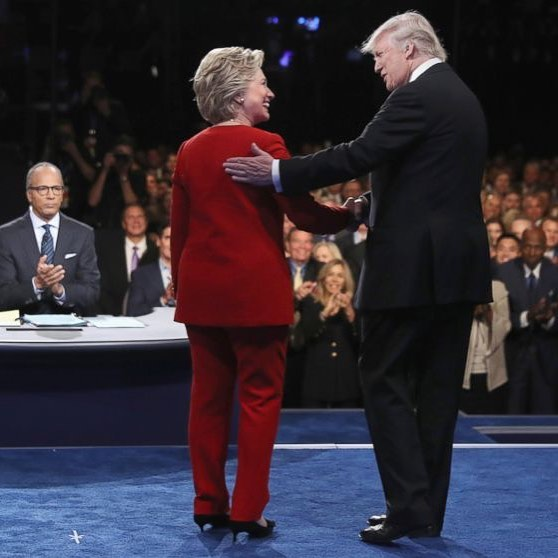
#> input picture instagram/instagram_images/007.jpg, 558 x 558 px; its folder holds 6 pictures in this run
$ jupyter execute --allow-errors compare-instagram-facebook.ipynb   (shell and % lines are left out)   (older library calls are emulated)
#> lines starting #> are read from the running program, lines starting #| are printed output that depends on the picture; pictures that were not available may be replaced by others from this repository, and a replacement may not be noted
[cell 1]
#from skimage.measure import structural_similarity as ssim
from skimage.measure import compare_ssim as ssim
import matplotlib.pyplot as plt

import pandas as pd
import numpy as np
import cv2

from os import listdir
from os.path import isfile, join

[cell 2]
instagram_imgs = []
instagram_img_dir = './instagram/instagram_images'
for f in listdir(instagram_img_dir):
    if isfile(join(instagram_img_dir, f)):
        #print(join(instagram_img_dir, f))
        instagram_imgs.append(join(instagram_img_dir, f))
    #print(f)
#onlyfiles = [f for f in listdir(mypath) if isfile(join(mypath, f))]
#print(instagram_imgs)

[cell 3]
instagram_imgs.sort()
len(instagram_imgs)

[cell 4]
facebook_imgs = []
facebook_img_dir = './facebook_images'
for f in listdir(facebook_img_dir):
    if isfile(join(facebook_img_dir, f)):
        #print(join(facebook_img_dir, f))
        facebook_imgs.append(join(facebook_img_dir, f))

[cell 5]
facebook_imgs.sort()
len(facebook_imgs)

[cell 6]
def mse(imageA, imageB):
    # the 'Mean Squared Error' between the two images is the
    # sum of the squared difference between the two images;
    # NOTE: the two images must have the same dimension
    err = np.sum((imageA.astype("float") - imageB.astype("float")) ** 2)
    err /= float(imageA.shape[0] * imageA.shape[1])

    # return the MSE, the lower the error, the more "similar"
    # the two images are
    return err

def compare_images(imageA, imageB, title):
    # compute the mean squared error and structural similarity
    # index for the images
    mm = mse(imageA, imageB)
    ss = ssim(imageA, imageB)

    #print(mm, ss)
    return mm, ss
    # setup the figure

    fig = plt.figure(title)
    plt.suptitle("MSE: %.2f, SSIM: %.2f" % (m, s))

    # show first image
    ax = fig.add_subplot(1, 2, 1)
    plt.imshow(imageA, cmap = plt.cm.gray)
    plt.axis("off")

    # show the second image
    ax = fig.add_subplot(1, 2, 2)
    plt.imshow(imageB, cmap = plt.cm.gray)
    plt.axis("off")

    # show the images
    plt.show()

    return m, s

[cell 7]
ins_img = cv2.imread('./instagram/instagram_images/007.jpg')
#> ins_img is the input picture: shape (558, 558, 3); mean B, G, R 56, 45.5, 53.3
fb_img = cv2.imread('./facebook_images/0601_219367258105115_1286875358020961.jpg')
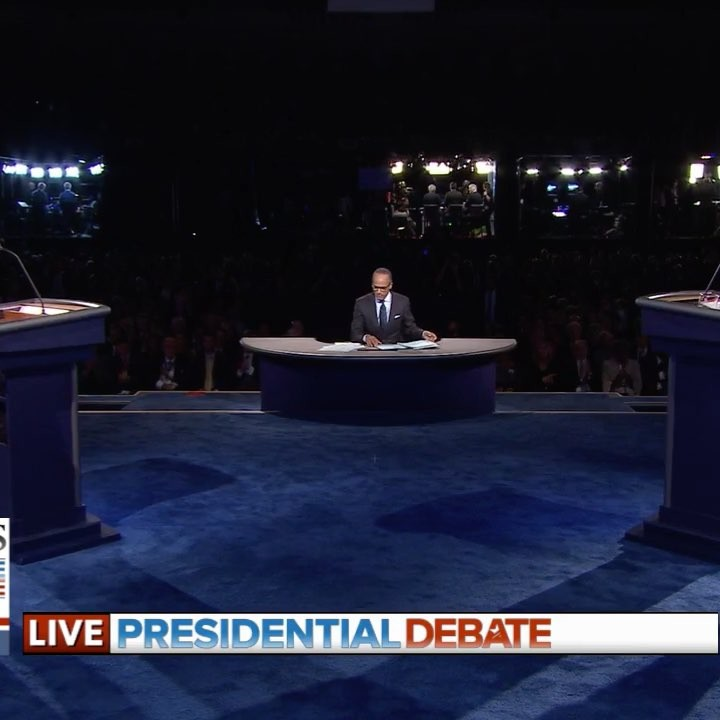
#> input picture instagram/instagram_images/002.jpg, 720 x 720 px, given in place of 0601_219367258105115_1286875358020961.jpg, which was not available
#> fb_img is the input picture: shape (720, 720, 3); mean B, G, R 49.4, 31.6, 28.4

resized_fb_img = cv2.resize(fb_img, (ins_img.shape[1], ins_img.shape[0]))

gray_ins_img = cv2.cvtColor(ins_img, cv2.COLOR_BGR2GRAY)
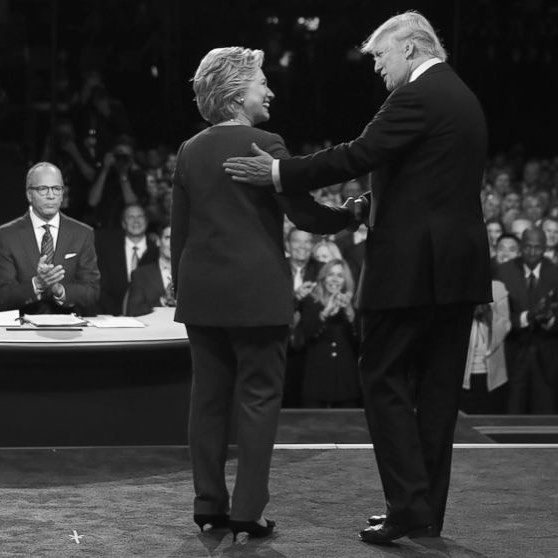
#> gray_ins_img: shape (558, 558); min 0, max 255, mean 49
gray_fb_img = cv2.cvtColor(resized_fb_img, cv2.COLOR_BGR2GRAY)
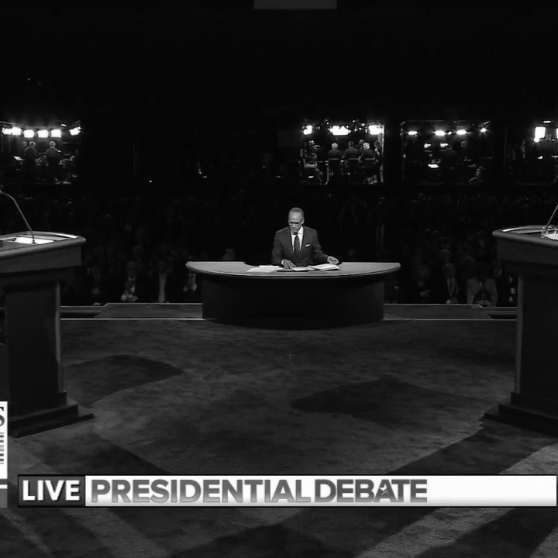
#> gray_fb_img: shape (558, 558); min 1, max 255, mean 32.5

mm, ss = compare_images(gray_ins_img, gray_fb_img, 'compare')
#> in mse, `err = np.sum((imageA.astype("float") - imageB.astype("float")) ** 2)`: err = 1.22e+09
#> in mse, `err /= float(imageA.shape[0] * imageA.shape[1])`: err = 3931.6
#> in compare_images, `ss = ssim(imageA, imageB)`: ss = 0.392
#> mm = 3931.6; ss = 0.392
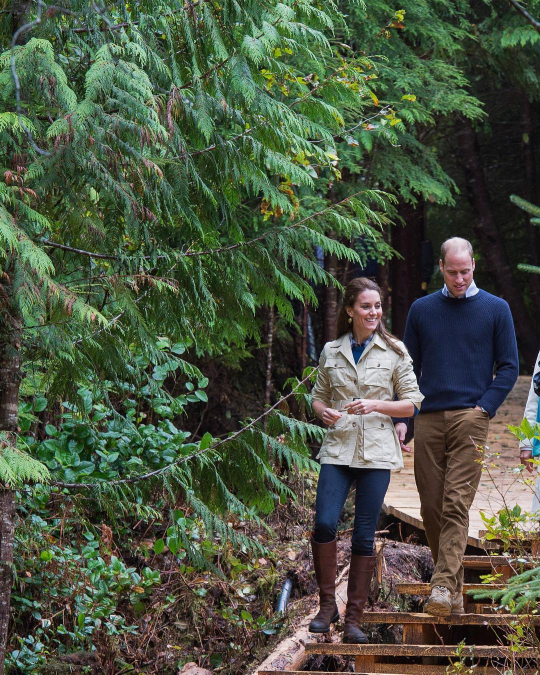
#> input picture instagram/instagram_images/001.jpg, 1080 x 1349 px (shown at 1/2 size)
#> further down, ins_img is the input picture: shape (1349, 1080, 3); mean B, G, R 65.4, 84.3, 74.6

#> (a cell that did not finish here is left out)

[cell 9]
file = open('instagram_facebook2.csv', 'w')

#> (the rest of this cell did not finish here and is left out)

[cell 10]
ins_img = cv2.imread('./instagram/instagram_images/001.jpg')
fb_img = cv2.imread('./images/021_184096565021911_1035627049868854.jpg')
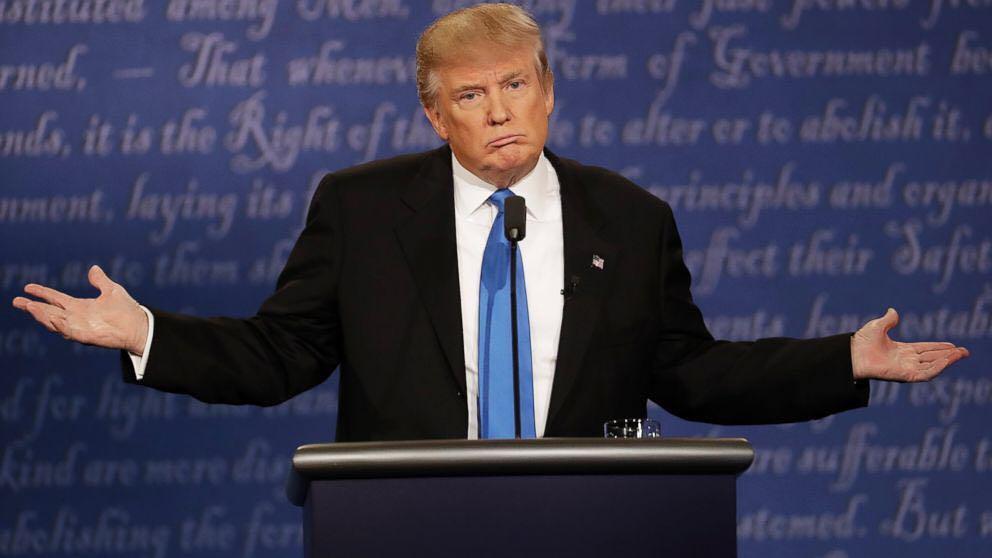
#> input picture instagram/instagram_images/003.jpg, 992 x 558 px, given in place of 021_184096565021911_1035627049868854.jpg, which was not available
#> fb_img is the input picture: shape (558, 992, 3); mean B, G, R 79.6, 58.2, 58.9
print(fb_img)
#> (printed output is left out)
print(fb_img.shape)
#| (558, 992, 3)
#resized_fb_img = cv2.resize(fb_img, (ins_img.shape[1], ins_img.shape[0]))

[cell 11]
fb_img = cv2.imread('./images/804_135665053303678_551830561687123.jpg')
plt.imshow(fb_img)
plt.show()

[cell 12]
fb_img.shape
#> Out = (558, 992, 3)

[cell 13]
ins_img = cv2.imread('./instagram/instagram_images/001.jpg')
plt.imshow(ins_img)
plt.show()

[cell 14]
ins_img.shape
#> Out = (1349, 1080, 3)

[cell 15]
resized_img = cv2.resize(fb_img, (ins_img.shape[1], ins_img.shape[0]))
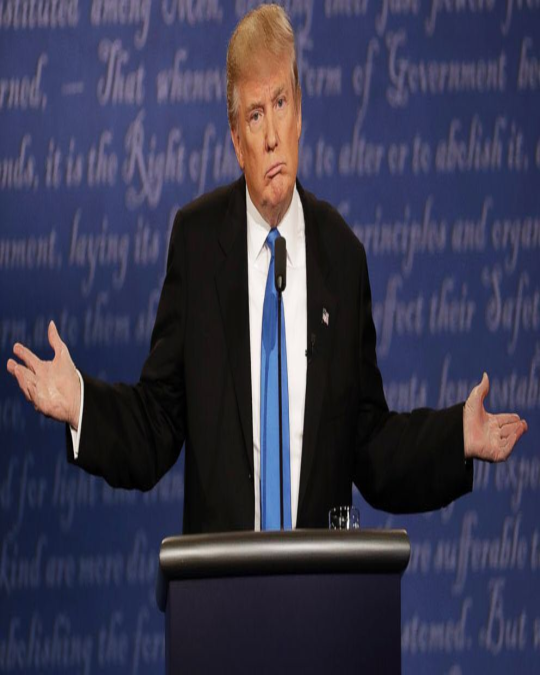
#> resized_img: shape (1349, 1080, 3) (shown at 1/2 size); mean B, G, R 79.5, 58.1, 58.8

[cell 16]
resized_img.shape
#> Out = (1349, 1080, 3)
